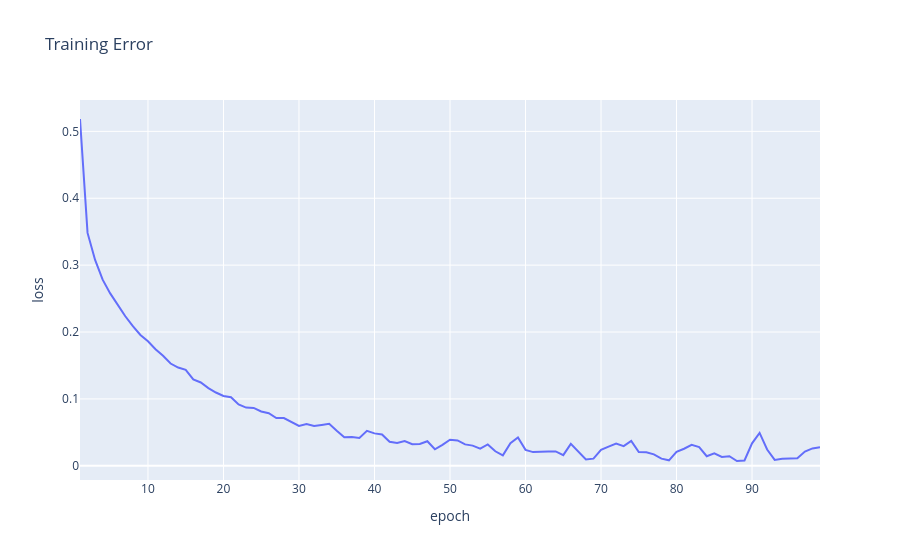

Write notebook code for a chart like this one.
### Code cell
# flatten features into 1D arrays
X_train = np.stack(train_df['image'].values)
y_train = train_df['label'].values
X_test = np.stack(test_df['image'].values)
y_test = test_df['label'].values

print(f"X_train shape: {X_train.shape}\t y_train shape: {y_train.shape}")
print(f"X_test shape: {X_test.shape}\t y_test shape: {y_test.shape}")

# TODO: Train the model using the scaled training data and plott the loss curve (remeber to normalize your data!)
# NOTE: Your model must be named `model` and your scaler must be named `scaler`

scaler = StandardScaler()
X_train_sc = scaler.fit_transform(X_train)
X_test_sc = scaler.transform(X_test)

if load_saved_models and os.path.exists('classifier.joblib'):
    model = joblib.load('classifier.joblib')
else:
    model = MLPClassifier(
        hidden_layer_sizes=(100, 50),
        max_iter=100,
        random_state=SEED
    )
    model.fit(X_train_sc, y_train)

loss_df = pd.DataFrame({
    "epoch": np.arange(1, len(model.loss_curve_) + 1),
    "loss": model.loss_curve_
})

if save_models:
    joblib.dump(model, 'classifier.joblib')

loss_df.plot(x='epoch', y='loss', title="Training Error")

### Figure 1 — Plotly figure (JSON) as saved in the notebook; plotly's stock layout.template omitted (floating-point values rounded to 4 significant figures)
{"data": [{"hovertemplate": "epoch=%{x}<br>loss=%{y}<extra></extra>", "legendgroup": "", "line": {"color": "#636efa", "dash": "solid"}, "marker": {"symbol": "circle"}, "mode": "lines", "name": "", "orientation": "v", "showlegend": false, "type": "scatter", "x": [1, 2, 3, 4, 5, 6, 7, 8, 9, 10, 11, 12, 13, 14, 15, 16, 17, 18, 19, 20, 21, 22, 23, 24, 25, 26, 27, 28, 29, 30, 31, 32, 33, 34, 35, 36, 37, 38, 39, 40, 41, 42, 43, 44, 45, 46, 47, 48, 49, 50, 51, 52, 53, 54, 55, 56, 57, 58, 59, 60, 61, 62, 63, 64, 65, 66, 67, 68, 69, 70, 71, 72, 73, 74, 75, 76, 77, 78, 79, 80, 81, 82, 83, 84, 85, 86, 87, 88, 89, 90, 91, 92, 93, 94, 95, 96, 97, 98, 99], "xaxis": "x", "y": [0.5185, 0.3481, 0.3078, 0.2783, 0.2578, 0.2396, 0.2236, 0.2087, 0.1956, 0.1862, 0.1743, 0.1645, 0.1529, 0.1469, 0.1435, 0.1291, 0.1245, 0.1161, 0.1096, 0.1044, 0.1025, 0.09167, 0.087, 0.08654, 0.08125, 0.07864, 0.07138, 0.07133, 0.0652, 0.05973, 0.06258, 0.05948, 0.06114, 0.06277, 0.05233, 0.04281, 0.04313, 0.04159, 0.05225, 0.04849, 0.04681, 0.03598, 0.03414, 0.03709, 0.03216, 0.03256, 0.03666, 0.02467, 0.03127, 0.03897, 0.03788, 0.032, 0.03016, 0.02568, 0.03195, 0.02167, 0.01566, 0.03376, 0.04237, 0.02384, 0.02048, 0.02134, 0.02156, 0.02148, 0.01597, 0.03286, 0.02095, 0.009411, 0.01066, 0.02378, 0.02871, 0.03337, 0.02939, 0.03734, 0.02058, 0.02011, 0.01714, 0.01068, 0.008168, 0.02075, 0.02552, 0.03128, 0.02807, 0.01429, 0.01866, 0.01327, 0.01435, 0.007175, 0.008005, 0.03363, 0.04911, 0.02433, 0.008825, 0.01067, 0.01106, 0.01145, 0.02126, 0.02598, 0.02783], "yaxis": "y"}], "layout": {"legend": {"tracegroupgap": 0}, "title": {"text": "Training Error"}, "xaxis": {"anchor": "y", "domain": [0, 1], "title": {"text": "epoch"}}, "yaxis": {"anchor": "x", "domain": [0, 1], "title": {"text": "loss"}}}}
